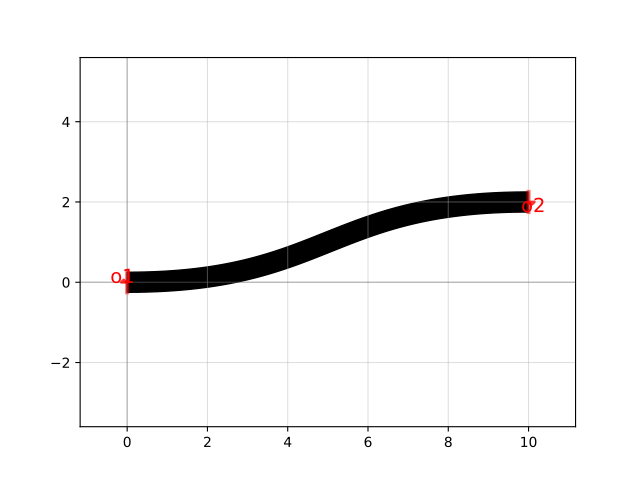

Reproduce this figure in Python.
import gdsfactory as gf

c = gf.components.bend_s(size=[10.0, 2.0], nb_points=99, cross_section='strip')
c.plot()
